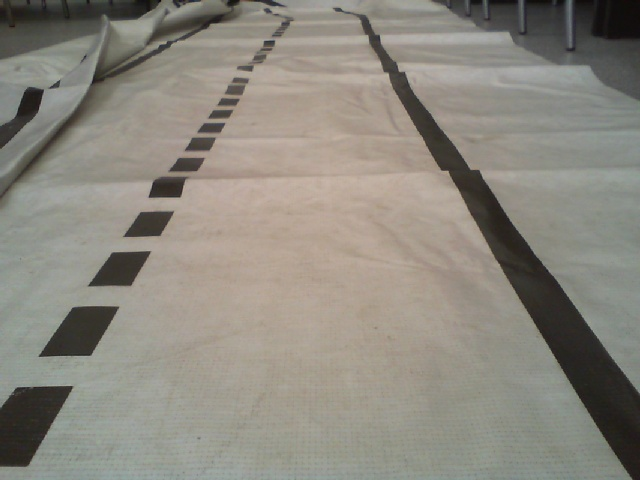
#> input picture TemasC/Photos/original.jpg, 640 x 480 px, given in place of estaaa.webm, which was not available
$ python main.py
#> lines starting #> are read from the running program, lines starting #| are printed output that depends on the picture; after the words box and inside, x2 and y2 are one past the last pixel; in counts of white or black regions, pixels touching at a corner belong together; pictures that were not available may be replaced by others from this repository, and a replacement may not be noted
### TemasC/camera.py
# Module imports
import numpy as np
import cv2
import images

# Desciption:
#	Class that defines camera properties and processes its images
# Attributes:
#	camera: cv2.VideoCapture object
#	resolution: camera resolution
class Camera:


	def __init__(self, camera_port = 0, resolution = 1):
		self.camera = cv2.VideoCapture('estaaa.webm')
		self.resolution = resolution
		if not self.camera.isOpened():
			raise ValueError('Camera disconnected or wrong port!')
		self.camera.set(cv2.CAP_PROP_FRAME_WIDTH, 640)
		self.camera.set(cv2.CAP_PROP_FRAME_HEIGHT, 480)

	# Description:
	#	Destructor, releases the camera
	def __del__(self):
		self.camera.release()
		print('Camera released!')

	# Description:
	#	Returns next frame on camera if there is so
	# Outputs:
	#	img/None: image taken
	def take_photo(self):
		check, img = self.camera.read()
		if check:
			return img
		return None

	# Description:
	#	Reproduces live video from camera
	# [7 lines left out: function live_video, not called in this run]

	# Description:
	#	Returns processed image of camera's next frame
	# Inputs:
	#	a, b, c: Hough parameters
	# Outputs:
	#	final: processed image
	temp_medio = [0,0,0,0]
	def get_final(self, a = 2, b = 15, c = 2):
		global temp_medio
		img = self.take_photo()
		img_resized = cv2.resize(img, (int(640 * self.resolution),int(480 * self.resolution)), interpolation = cv2.INTER_CUBIC)
		src_coordinates = np.float32(
   			[[0 ,  480],  # Bottom left
     		[220,  150],  # Top left
     		[420,  150],  # Top right
     		[600, 480]]) # Bottom right
		src_coordinates = src_coordinates * self.resolution
		dst_coordinates = np.float32(
    		[[0,  480],  # Bottom left
     		[140,    0],  # Top left
     		[500,   0],  # Top right
     		[640, 480]]) # Bottom right
		dst_coordinates = dst_coordinates * self.resolution
		img_warped, M, Minv = images.warp(img_resized, src_coordinates, dst_coordinates)

		img_gray = cv2.cvtColor(img_warped, cv2.COLOR_RGB2GRAY)
		img_blur = images.gaussian(img_gray, 5)
		img_canny = images.canny(img_blur, 100, 130)
		imshape = img_resized.shape
		height = img_resized.shape[0]
		length = img_resized.shape[1]
		vertix0 =(0,height)
		vertix1 =(0, 80)
		vertix2 = (length, 80)
		vertix3 = (length,height)
		#vertix4 = (imshape[1], int(333 * imshape[0] / 480))
		#vertix5 = (imshape[1], imshape[0])
		vertices = np.array([[vertix0, vertix1, vertix2, vertix3]], dtype = np.int32)

		img_region = images.region_of_interest(img_canny, vertices)

		img_hough, lines = images.hough(img_resized, img_region, a, b, c)
		try:
			medio = np.average(lines, axis = 0) #promedio de
			temp_medio = np.copy(medio)
		except IndexError:
			medio = temp_medio

		carritox1, carritoy1, carritox2, carritoy2 = medio
		mask = cv2.inRange(img_hough, np.array([255, 255, 200]), np.array([255, 255, 255]))
		final0 = cv2.bitwise_or(img,cv2.resize(img_hough, (640, 480), interpolation = cv2.INTER_AREA),mask = cv2.bitwise_not(cv2.resize(mask, (640, 480), interpolation = cv2.INTER_AREA)))

		medio_image = images.punto_medio(img_resized,medio)
		final = cv2.addWeighted(final0, 0.8, medio_image, 1, 1) #mostrar
		return final,carritox1, carritoy1, carritox2, carritoy2,lines

### TemasC/images.py
# Module imports
import numpy as np
import cv2
import warnings

# Some warning filters to avoid console overload
warnings.simplefilter('ignore', np.RankWarning)
warnings.simplefilter('ignore', RuntimeWarning)


def gaussian(img, p):
    blur = cv2.GaussianBlur(img, (p, p), 0)
    return blur


def canny(img, low_threshold, high_threshold):
    edges = cv2.Canny(img, low_threshold, high_threshold)
    return edges

def region_of_interest(img, vertices):
    mask = np.zeros_like(img)
    if len(img.shape) > 2:
        channel_count = img.shape[2]
        ignore_mask_color = (255, ) * channel_count
    else:
        ignore_mask_color = 255
    cv2.fillPoly(mask, vertices, ignore_mask_color)
    masked_image = cv2.bitwise_and(img, mask)
    return masked_image

#   [justLines = False]: if true, doesn't output the masked image
# Outputs:
#   average_lines: lines' array (only if justLines = False)
#   line_image: masked image (only if justLines = True)
def hough(img_bk, img_bd, a, b, c, justLines = False):
    lines = cv2.HoughLinesP(img_bd, 2, np.pi / 180, a, np.array([]), minLineLength = b, maxLineGap = c)
    if justLines:
        if lines is not None:
            average_lines = average_slope_intercept(np.copy(img_bk), lines)
        else:
            average_lines = []
        return average_lines
    else:
        line_image = np.copy(img_bk) * 0
        average_lines = None
        if lines is not None:
            average_lines = average_slope_intercept(np.copy(img_bk), lines)
            for line in average_lines:
                x1, y1, x2, y2 = line.reshape(4)
                try:
                    cv2.line(line_image, (x1, y1), (x2, y2), (0, 0, 255), 10)
                except OverflowError:
                    pass
                color_edges = np.dstack((img_bd, img_bd, img_bd))
                line_image = cv2.addWeighted(color_edges, 1, line_image, 1, 0)
        return line_image, average_lines

left_fit_average = [0,0]
right_fit_average = [0,0]
def average_slope_intercept(image, lines):
    global left_fit_average, right_fit_average
    left_fit = []
    right_fit = []
    for line in lines:
        x1, y1, x2, y2 = line.reshape(4)
        parameters = np.polyfit((x1, x2), (y1, y2), 1)
        slope = parameters[0]
        intercept = parameters[1]
        if slope < 0:
            left_fit.append((slope, intercept))
        else:
            right_fit.append((slope, intercept))
    if (len(left_fit) != 0):
    	left_fit_average = np.average(left_fit, axis = 0)

    if (len(right_fit) != 0):
    	right_fit_average = np.average(right_fit, axis = 0)

    left_line = make_coordinate(image, left_fit_average)
    right_line = make_coordinate(image, right_fit_average)
    average_lines = np.array([left_line, right_line])
    return average_lines

x1 = 0
x2 = 0
def make_coordinate (image, line_parameters):
    global x1,x2
    slope, intercept = line_parameters
    y1 = image.shape[0]
    y2 = int(y1 * (1 / 2))
    try :
        x1 = int((y1 - intercept) / slope)
        x2 = int((y2 - intercept) / slope)
    except ZeroDivisionError:
        pass

    if (x1 < 320):
        x1 = 100
    else:
        x1 = 600


    coordinates = np.array([x1, y1, x2, y2])

    return coordinates

def warp(img, src_coordinates=None, dst_coordinates=None):
    # Define source and destination coordinates to perform Warp transform
    if src_coordinates is None:
        src_coordinates = np.float32(
            [[0,  300],  # Bottom left
            [220,  150],  # Top left
            [420,  150],  # Top right
            [600, 300]]) # Bottom right
    if dst_coordinates is None:
        dst_coordinates = np.float32(
            [[0,  480],  # Bottom left
            [0,    0],  # Top left
            [640,   0],  # Top right
            [640, 480]]) # Bottom right

    # Use cv2.getPerspectiveTransform() to get M, the transform matrix
    M = cv2.getPerspectiveTransform(src_coordinates, dst_coordinates)
    Minv = cv2.getPerspectiveTransform(dst_coordinates, src_coordinates)
    # Use cv2.warpPerspective() to warp your image to a top-down view
    img_size = (img.shape[1], img.shape[0])
    warped = cv2.warpPerspective(img, M, img_size, flags=cv2.INTER_LINEAR)

    return warped, M, Minv

def punto_medio(image,lines):
    line_image = np.zeros_like(image)
    if lines is not None:
        for line in lines:
            #x1 = int(lines[0])
            #y1 = int(lines[1])
            x1 = 320
            y1 = 480
            x2 = int(lines[2])
            y2 = int(lines[3])
        try:
	        cv2.line(line_image, (x1,y1),(x2,y2),(255,0,0),10)
        except OverflowError:
	        pass

    return line_image

### TemasC/main.py
import numpy as np
from numpy.linalg import norm
import cv2
import camera
import images
#import serial


camera_port = int(input('Camera port: '))
#> the answer given: 3
resolution = float(input('Resolution: '))
#> the answer given: 3
a, b, c = 100, 20, 50
print('Values:', '\na:', a, '\nb:', b, '\nc:', c)
objCamera = camera.Camera(camera_port = camera_port, resolution = resolution)
#with serial.Serial('/dev/ttyUSB0', 9600, timeout=10) as ser:
accion = 'f'
while True:

		final,carritox1, carritoy1, carritox2, carritoy2,lines = objCamera.get_final(a = a, b = b, c = c)
#> in take_photo, img is the input picture: shape (480, 640, 3); mean B, G, R 126.4, 135.8, 139.7
#> in warp, `warped = cv2.warpPerspective(img, M, img_size, flags=cv2.INTER_LINEAR)`:
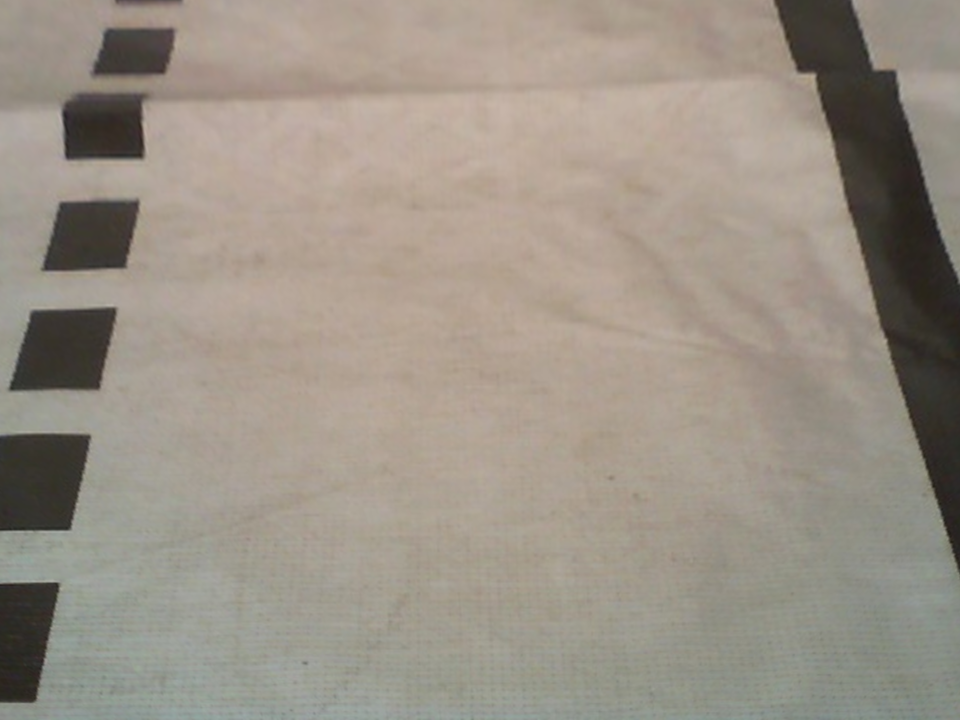
#> warped: shape (1440, 1920, 3) (shown at 1/2 size); mean B, G, R 134.5, 146, 154.5
#> in get_final, `img_warped, M, Minv = images.warp(img_resized, src_coordinates, dst_co..`: M = [[2.62, 1.13, -1624.9], [-2.53e-16, 3.57, -1606.6], [-1.36e-19, 0.00101, 1]]; Minv = [[0.556, -0.296, 426.7], [-5.92e-17, 0.28, 450], [0, -0.000283, 1]]
#> in get_final, `img_gray = cv2.cvtColor(img_warped, cv2.COLOR_RGB2GRAY)`:
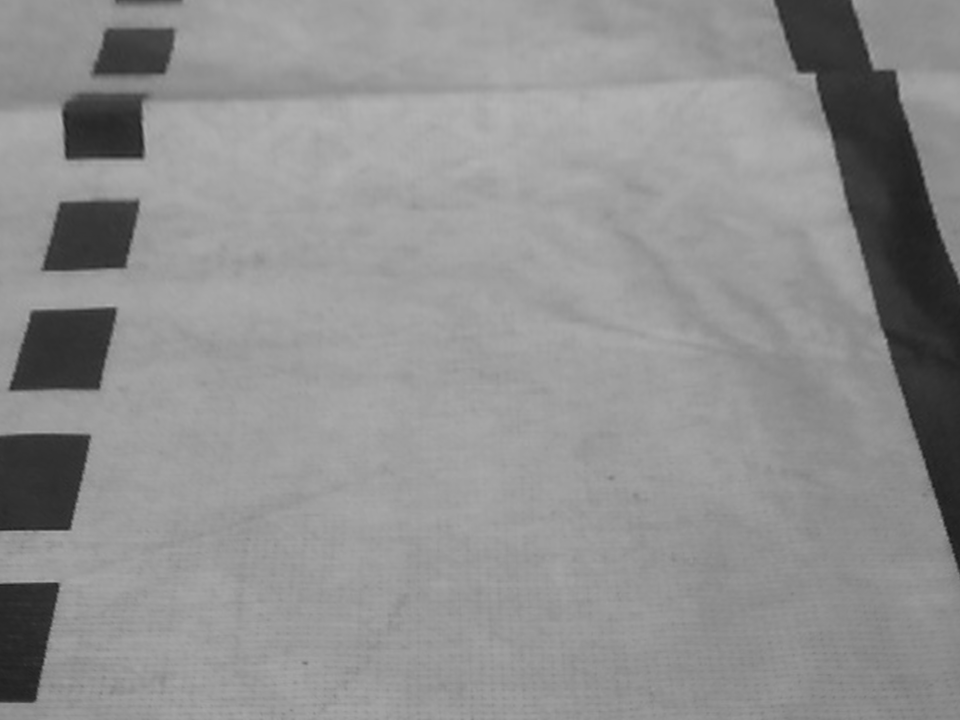
#> img_gray: shape (1440, 1920) (shown at 1/2 size); min 24, max 180, mean 143.6
#> in canny, `edges = cv2.Canny(img, low_threshold, high_threshold)`:
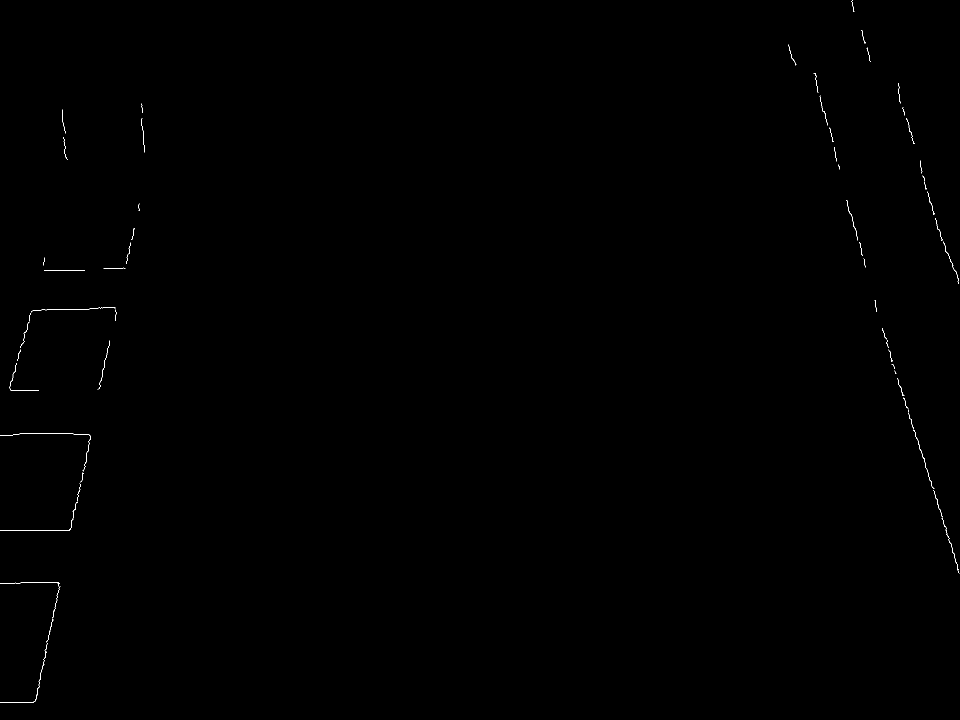
#> edges: shape (1440, 1920) (shown at 1/2 size); 0.12% white in thin lines or dots
#> in region_of_interest, `cv2.fillPoly(mask, vertices, ignore_mask_color)`:
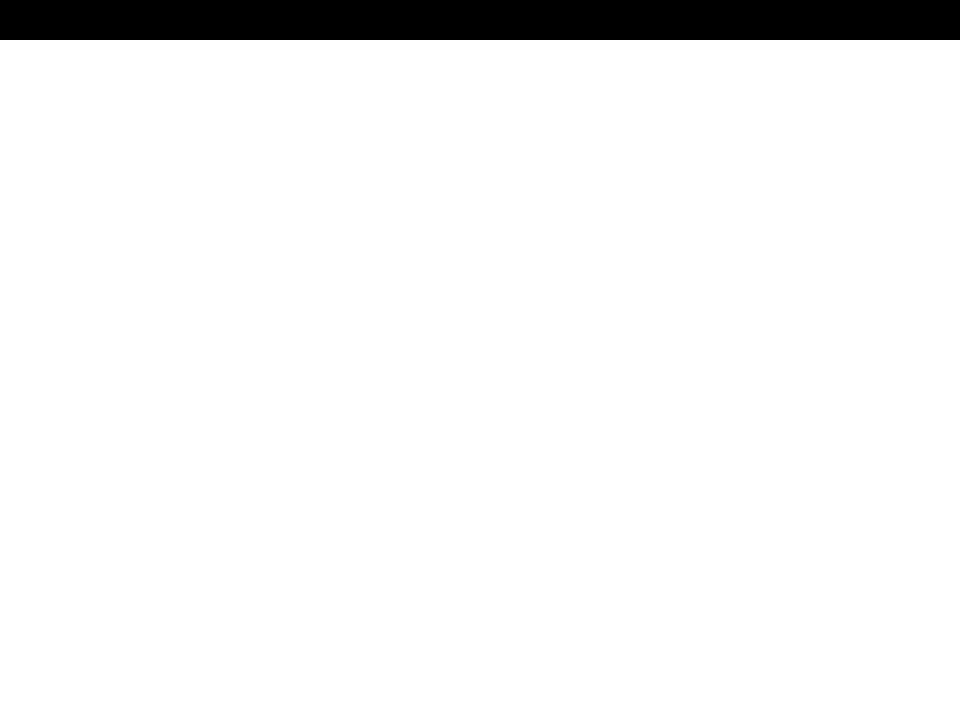
#> mask: shape (1440, 1920) (shown at 1/2 size); 94.4% white; 1 black region, box (x1, y1, x2, y2) and area: (0, 0, 1920, 80) 153600
#> in region_of_interest, `masked_image = cv2.bitwise_and(img, mask)`: masked_image: shape (1440, 1920); 0.12% white in thin lines or dots
#> in hough, `lines = cv2.HoughLinesP(img_bd, 2, np.pi / 180, a, np.array([]), minLi..`: lines = 21 rows, first 6: [70, 1402, 119, 1174], [1780, 712, 1909, 1110], [1750, 606, 1764, 659], [1633, 170, 1654, 249], [140, 1059, 180, 871], [1802, 775, 1849, 920]
#> in hough, `line_image = np.copy(img_bk) * 0`: line_image: shape (1440, 1920, 3); every value is 0
#> the loop in average_slope_intercept, `for line in lines:` made 21 passes
#> (x1, y1, x2, y2, slope, intercept) on passes 1 to 12: (70, 1402, 119, 1174, -4.65, 1727.7), (1780, 712, 1909, 1110, 3.09, -4779.8), (1750, 606, 1764, 659, 3.79, -6019), (1633, 170, 1654, 249, 3.76, -5973.2), (140, 1059, 180, 871, -4.7, 1717), (1802, 775, 1849, 920, 3.09, -4784.4), (199, 776, 219, 682, -4.7, 1711.3), (1772, 687, 1902, 1087, 3.08, -4765.3), (1766, 661, 1784, 729, 3.78, -6010.6), (1814, 239, 1883, 480, 3.49, -6096.9), (49, 1060, 139, 1060, -1.41e-15, 1060), (39, 867, 146, 867, -2.65e-16, 867)
#> after the loop in average_slope_intercept, `for line in lines:`: left_fit = [(-4.65, 1727.7), (-4.7, 1717), (-4.7, 1711.3), (-1.41e-15, 1060), (-2.65e-16, 867), (-0.0541, 623.6), (-4.69, 1721.3), (-0.02, 1166.2), (-3.53, 842.2), (-4.64, 1690.5)]; right_fit = [(3.09, -4779.8), (3.79, -6019), (3.76, -5973.2), (3.09, -4784.4), (3.08, -4765.3), (3.78, -6010.6), (3.49, -6096.9), (3.86, -6134.6), (3.74, -5941.2), (3.52, -6138.8), (3.93, -6261.9)]
#> in average_slope_intercept, `left_fit_average = np.average(left_fit, axis = 0)`: left_fit_average = [-2.7, 1312.7]
#> in average_slope_intercept, `right_fit_average = np.average(right_fit, axis = 0)`: right_fit_average = [3.56, -5718.7]
#> in make_coordinate, `slope, intercept = line_parameters`: slope = -2.7; intercept = 1312.7
#> in make_coordinate, `x1 = int((y1 - intercept) / slope)`: x1 = -47
#> in make_coordinate, `x2 = int((y2 - intercept) / slope)`: x2 = 219
#> in make_coordinate, `coordinates = np.array([x1, y1, x2, y2])`: coordinates = [100, 1440, 219, 720]
#> in average_slope_intercept, `right_line = make_coordinate(image, right_fit_average)`: right_line = [600, 1440, 1810, 720]
#> in average_slope_intercept, `average_lines = np.array([left_line, right_line])`: average_lines = [[100, 1440, 219, 720], [600, 1440, 1810, 720]]
#> the loop in hough, `for line in average_lines:` made 2 passes
#> in get_final, `medio = np.average(lines, axis = 0)`: medio = [350, 1440, 1014.5, 720]
#> in get_final, `carritox1, carritoy1, carritox2, carritoy2 = medio`: carritox1 = 350; carritoy1 = 1440; carritox2 = 1014.5; carritoy2 = 720
#> the loop in punto_medio, `for line in lines:` made 4 passes
#> line on passes 1 to 4: 350, 1440, 1014.5, 720
#> (the run stopped early here; a loop or call above may not have finished)
